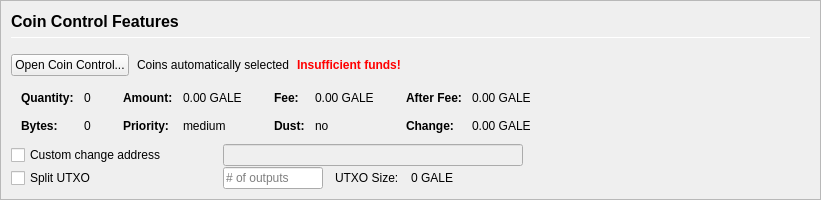
         <widget class="QFrame" name="frameCoinControl">
          <property name="sizePolicy">
           <sizepolicy hsizetype="Expanding" vsizetype="Expanding">
            <horstretch>0</horstretch>
            <verstretch>0</verstretch>
           </sizepolicy>
          </property>
          <property name="maximumSize">
           <size>
            <width>16777215</width>
            <height>16777215</height>
           </size>
          </property>
          <property name="frameShape">
           <enum>QFrame::StyledPanel</enum>
          </property>
          <property name="frameShadow">
           <enum>QFrame::Sunken</enum>
          </property>
          <layout class="QVBoxLayout" name="verticalLayoutCoinControl2">
           <property name="spacing">
            <number>0</number>
           </property>
           <property name="margin">
            <number>0</number>
           </property>
           <item>
            <widget class="QFrame" name="frameCoinControl_BG">
             <layout class="QVBoxLayout" name="verticalLayoutCoinControl" stretch="0,0,0,0,0,0">
              <property name="spacing">
               <number>1</number>
              </property>
              <property name="leftMargin">
               <number>10</number>
              </property>
              <property name="topMargin">
               <number>10</number>
              </property>
              <item>
               <layout class="QHBoxLayout" name="horizontalLayoutCoinControl1">
                <property name="bottomMargin">
                 <number>15</number>
                </property>
                <item>
                 <layout class="QVBoxLayout" name="verticalLayout_3">
                  <property name="spacing">
                   <number>6</number>
                  </property>
                  <item>
                   <widget class="QLabel" name="labelCoinControlFeatures">
                    <property name="sizePolicy">
                     <sizepolicy hsizetype="Preferred" vsizetype="Maximum">
                      <horstretch>0</horstretch>
                      <verstretch>0</verstretch>
                     </sizepolicy>
                    </property>
                    <property name="minimumSize">
                     <size>
                      <width>0</width>
                      <height>20</height>
                     </size>
                    </property>
                    <property name="font">
                     <font>
                      <pointsize>12</pointsize>
                      <weight>75</weight>
                      <bold>true</bold>
                     </font>
                    </property>
                    <property name="styleSheet">
                     <string notr="true">font-weight:bold;</string>
                    </property>
                    <property name="text">
                     <string>Coin Control Features</string>
                    </property>
                   </widget>
                  </item>
                  <item>
                   <widget class="Line" name="line">
                    <property name="minimumSize">
                     <size>
                      <width>0</width>
                      <height>1</height>
                     </size>
                    </property>
                    <property name="maximumSize">
                     <size>
                      <width>16777215</width>
                      <height>1</height>
                     </size>
                    </property>
                    <property name="orientation">
                     <enum>Qt::Horizontal</enum>
                    </property>
                   </widget>
                  </item>
                 </layout>
                </item>
               </layout>
              </item>
              <item>
               <layout class="QHBoxLayout" name="horizontalLayoutCoinControl2" stretch="0,0,0,0">
                <property name="spacing">
                 <number>8</number>
                </property>
                <property name="bottomMargin">
                 <number>10</number>
                </property>
                <item>
                 <widget class="QPushButton" name="pushButtonCoinControl">
                  <property name="styleSheet">
                   <string notr="true"/>
                  </property>
                  <property name="text">
                   <string>Open Coin Control...</string>
                  </property>
                  <property name="autoDefault">
                   <bool>false</bool>
                  </property>
                 </widget>
                </item>
                <item>
                 <widget class="QLabel" name="labelCoinControlAutomaticallySelected">
                  <property name="text">
                   <string>Coins automatically selected</string>
                  </property>
                  <property name="margin">
                   <number>5</number>
                  </property>
                 </widget>
                </item>
                <item>
                 <widget class="QLabel" name="labelCoinControlInsuffFunds">
                  <property name="font">
                   <font>
                    <weight>75</weight>
                    <bold>true</bold>
                   </font>
                  </property>
                  <property name="styleSheet">
                   <string notr="true">color:red;font-weight:bold;</string>
                  </property>
                  <property name="text">
                   <string>Insufficient funds!</string>
                  </property>
                  <property name="margin">
                   <number>5</number>
                  </property>
                 </widget>
                </item>
                <item>
                 <spacer name="horizontalSpacerCoinControl">
                  <property name="orientation">
                   <enum>Qt::Horizontal</enum>
                  </property>
                  <property name="sizeHint" stdset="0">
                   <size>
                    <width>40</width>
                    <height>1</height>
                   </size>
                  </property>
                 </spacer>
                </item>
               </layout>
              </item>
              <item>
               <widget class="QWidget" name="widgetCoinControl" native="true">
                <property name="sizePolicy">
                 <sizepolicy hsizetype="Preferred" vsizetype="Preferred">
                  <horstretch>0</horstretch>
                  <verstretch>0</verstretch>
                 </sizepolicy>
                </property>
                <property name="minimumSize">
                 <size>
                  <width>0</width>
                  <height>0</height>
                 </size>
                </property>
                <property name="styleSheet">
                 <string notr="true"/>
                </property>
                <layout class="QHBoxLayout" name="horizontalLayoutCoinControl5">
                 <property name="margin">
                  <number>0</number>
                 </property>
                 <item>
                  <layout class="QHBoxLayout" name="horizontalLayoutCoinControl3" stretch="0,0,0,1">
                   <property name="spacing">
                    <number>20</number>
                   </property>
                   <property name="topMargin">
                    <number>0</number>
                   </property>
                   <property name="bottomMargin">
                    <number>10</number>
                   </property>
                   <item>
                    <layout class="QFormLayout" name="formLayoutCoinControl1">
                     <property name="horizontalSpacing">
                      <number>10</number>
                     </property>
                     <property name="verticalSpacing">
                      <number>14</number>
                     </property>
                     <property name="leftMargin">
                      <number>10</number>
                     </property>
                     <property name="topMargin">
                      <number>4</number>
                     </property>
                     <property name="rightMargin">
                      <number>6</number>
                     </property>
                     <item row="0" column="0">
                      <widget class="QLabel" name="labelCoinControlQuantityText">
                       <property name="font">
                        <font>
                         <weight>75</weight>
                         <bold>true</bold>
                        </font>
                       </property>
                       <property name="text">
                        <string>Quantity:</string>
                       </property>
                       <property name="margin">
                        <number>0</number>
                       </property>
                      </widget>
                     </item>
                     <item row="0" column="1">
                      <widget class="QLabel" name="labelCoinControlQuantity">
                       <property name="cursor">
                        <cursorShape>IBeamCursor</cursorShape>
                       </property>
                       <property name="contextMenuPolicy">
                        <enum>Qt::ActionsContextMenu</enum>
                       </property>
                       <property name="text">
                        <string notr="true">0</string>
                       </property>
                       <property name="margin">
                        <number>0</number>
                       </property>
                       <property name="textInteractionFlags">
                        <set>Qt::LinksAccessibleByMouse|Qt::TextSelectableByKeyboard|Qt::TextSelectableByMouse</set>
                       </property>
                      </widget>
                     </item>
                     <item row="1" column="0">
                      <widget class="QLabel" name="labelCoinControlBytesText">
                       <property name="font">
                        <font>
                         <weight>75</weight>
                         <bold>true</bold>
                        </font>
                       </property>
                       <property name="text">
                        <string>Bytes:</string>
                       </property>
                      </widget>
                     </item>
                     <item row="1" column="1">
                      <widget class="QLabel" name="labelCoinControlBytes">
                       <property name="cursor">
                        <cursorShape>IBeamCursor</cursorShape>
                       </property>
                       <property name="contextMenuPolicy">
                        <enum>Qt::ActionsContextMenu</enum>
                       </property>
                       <property name="text">
                        <string notr="true">0</string>
                       </property>
                       <property name="textInteractionFlags">
                        <set>Qt::LinksAccessibleByMouse|Qt::TextSelectableByKeyboard|Qt::TextSelectableByMouse</set>
                       </property>
                      </widget>
                     </item>
                    </layout>
                   </item>
                   <item>
                    <layout class="QFormLayout" name="formLayoutCoinControl2">
                     <property name="horizontalSpacing">
                      <number>10</number>
                     </property>
                     <property name="verticalSpacing">
                      <number>14</number>
                     </property>
                     <property name="leftMargin">
                      <number>6</number>
                     </property>
                     <property name="topMargin">
                      <number>4</number>
                     </property>
                     <property name="rightMargin">
                      <number>6</number>
                     </property>
                     <item row="0" column="0">
                      <widget class="QLabel" name="labelCoinControlAmountText">
                       <property name="font">
                        <font>
                         <weight>75</weight>
                         <bold>true</bold>
                        </font>
                       </property>
                       <property name="text">
                        <string>Amount:</string>
                       </property>
                       <property name="margin">
                        <number>0</number>
                       </property>
                      </widget>
                     </item>
                     <item row="0" column="1">
                      <widget class="QLabel" name="labelCoinControlAmount">
                       <property name="cursor">
                        <cursorShape>IBeamCursor</cursorShape>
                       </property>
                       <property name="contextMenuPolicy">
                        <enum>Qt::ActionsContextMenu</enum>
                       </property>
                       <property name="text">
                        <string notr="true">0.00 GALE</string>
                       </property>
                       <property name="textInteractionFlags">
                        <set>Qt::LinksAccessibleByMouse|Qt::TextSelectableByKeyboard|Qt::TextSelectableByMouse</set>
                       </property>
                      </widget>
                     </item>
                     <item row="1" column="0">
                      <widget class="QLabel" name="labelCoinControlPriorityText">
                       <property name="font">
                        <font>
                         <weight>75</weight>
                         <bold>true</bold>
                        </font>
                       </property>
                       <property name="text">
                        <string>Priority:</string>
                       </property>
                      </widget>
                     </item>
                     <item row="1" column="1">
                      <widget class="QLabel" name="labelCoinControlPriority">
                       <property name="cursor">
                        <cursorShape>IBeamCursor</cursorShape>
                       </property>
                       <property name="contextMenuPolicy">
                        <enum>Qt::ActionsContextMenu</enum>
                       </property>
                       <property name="text">
                        <string>medium</string>
                       </property>
                       <property name="textInteractionFlags">
                        <set>Qt::LinksAccessibleByMouse|Qt::TextSelectableByKeyboard|Qt::TextSelectableByMouse</set>
                       </property>
                      </widget>
                     </item>
                    </layout>
                   </item>
                   <item>
                    <layout class="QFormLayout" name="formLayoutCoinControl3">
                     <property name="horizontalSpacing">
                      <number>10</number>
                     </property>
                     <property name="verticalSpacing">
                      <number>14</number>
                     </property>
                     <property name="leftMargin">
                      <number>6</number>
                     </property>
                     <property name="topMargin">
                      <number>4</number>
                     </property>
                     <property name="rightMargin">
                      <number>6</number>
                     </property>
                     <item row="0" column="0">
                      <widget class="QLabel" name="labelCoinControlFeeText">
                       <property name="font">
                        <font>
                         <weight>75</weight>
                         <bold>true</bold>
                        </font>
                       </property>
                       <property name="text">
                        <string>Fee:</string>
                       </property>
                       <property name="margin">
                        <number>0</number>
                       </property>
                      </widget>
                     </item>
                     <item row="0" column="1">
                      <widget class="QLabel" name="labelCoinControlFee">
                       <property name="cursor">
                        <cursorShape>IBeamCursor</cursorShape>
                       </property>
                       <property name="contextMenuPolicy">
                        <enum>Qt::ActionsContextMenu</enum>
                       </property>
                       <property name="text">
                        <string notr="true">0.00 GALE</string>
                       </property>
                       <property name="textInteractionFlags">
                        <set>Qt::LinksAccessibleByMouse|Qt::TextSelectableByKeyboard|Qt::TextSelectableByMouse</set>
                       </property>
                      </widget>
                     </item>
                     <item row="1" column="0">
                      <widget class="QLabel" name="labelCoinControlLowOutputText">
                       <property name="font">
                        <font>
                         <weight>75</weight>
                         <bold>true</bold>
                        </font>
                       </property>
                       <property name="text">
                        <string>Dust:</string>
                       </property>
                      </widget>
                     </item>
                     <item row="1" column="1">
                      <widget class="QLabel" name="labelCoinControlLowOutput">
                       <property name="cursor">
                        <cursorShape>IBeamCursor</cursorShape>
                       </property>
                       <property name="contextMenuPolicy">
                        <enum>Qt::ActionsContextMenu</enum>
                       </property>
                       <property name="text">
                        <string>no</string>
                       </property>
                       <property name="textInteractionFlags">
                        <set>Qt::LinksAccessibleByMouse|Qt::TextSelectableByKeyboard|Qt::TextSelectableByMouse</set>
                       </property>
                      </widget>
                     </item>
                    </layout>
                   </item>
                   <item>
                    <layout class="QFormLayout" name="formLayoutCoinControl4">
                     <property name="horizontalSpacing">
                      <number>10</number>
                     </property>
                     <property name="verticalSpacing">
                      <number>14</number>
                     </property>
                     <property name="leftMargin">
                      <number>6</number>
                     </property>
                     <property name="topMargin">
                      <number>4</number>
                     </property>
                     <property name="rightMargin">
                      <number>6</number>
                     </property>
                     <item row="0" column="0">
                      <widget class="QLabel" name="labelCoinControlAfterFeeText">
                       <property name="font">
                        <font>
                         <weight>75</weight>
                         <bold>true</bold>
                        </font>
                       </property>
                       <property name="text">
                        <string>After Fee:</string>
                       </property>
                       <property name="margin">
                        <number>0</number>
                       </property>
                      </widget>
                     </item>
                     <item row="0" column="1">
                      <widget class="QLabel" name="labelCoinControlAfterFee">
                       <property name="cursor">
                        <cursorShape>IBeamCursor</cursorShape>
                       </property>
                       <property name="contextMenuPolicy">
                        <enum>Qt::ActionsContextMenu</enum>
                       </property>
                       <property name="text">
                        <string notr="true">0.00 GALE</string>
                       </property>
                       <property name="textInteractionFlags">
                        <set>Qt::LinksAccessibleByMouse|Qt::TextSelectableByKeyboard|Qt::TextSelectableByMouse</set>
                       </property>
                      </widget>
                     </item>
                     <item row="1" column="0">
                      <widget class="QLabel" name="labelCoinControlChangeText">
                       <property name="font">
                        <font>
                         <weight>75</weight>
                         <bold>true</bold>
                        </font>
                       </property>
                       <property name="text">
                        <string>Change:</string>
                       </property>
                      </widget>
                     </item>
                     <item row="1" column="1">
                      <widget class="QLabel" name="labelCoinControlChange">
                       <property name="cursor">
                        <cursorShape>IBeamCursor</cursorShape>
                       </property>
                       <property name="contextMenuPolicy">
                        <enum>Qt::ActionsContextMenu</enum>
                       </property>
                       <property name="text">
                        <string notr="true">0.00 GALE</string>
                       </property>
                       <property name="textInteractionFlags">
                        <set>Qt::LinksAccessibleByMouse|Qt::TextSelectableByKeyboard|Qt::TextSelectableByMouse</set>
                       </property>
                      </widget>
                     </item>
                    </layout>
                   </item>
                  </layout>
                 </item>
                </layout>
               </widget>
              </item>
              <item>
               <layout class="QHBoxLayout" name="horizontalLayoutCoinControl4">
                <property name="spacing">
                 <number>12</number>
                </property>
                <property name="sizeConstraint">
                 <enum>QLayout::SetDefaultConstraint</enum>
                </property>
                <property name="topMargin">
                 <number>0</number>
                </property>
                <property name="rightMargin">
                 <number>0</number>
                </property>
                <item>
                 <widget class="QCheckBox" name="checkBoxCoinControlChange">
                  <property name="sizePolicy">
                   <sizepolicy hsizetype="Preferred" vsizetype="Preferred">
                    <horstretch>0</horstretch>
                    <verstretch>0</verstretch>
                   </sizepolicy>
                  </property>
                  <property name="minimumSize">
                   <size>
                    <width>200</width>
                    <height>0</height>
                   </size>
                  </property>
                  <property name="maximumSize">
                   <size>
                    <width>200</width>
                    <height>16777215</height>
                   </size>
                  </property>
                  <property name="toolTip">
                   <string>If this is activated, but the change address is empty or invalid, change will be sent to a newly generated address.</string>
                  </property>
                  <property name="text">
                   <string>Custom change address</string>
                  </property>
                 </widget>
                </item>
                <item>
                 <widget class="QValidatedLineEdit" name="lineEditCoinControlChange">
                  <property name="enabled">
                   <bool>false</bool>
                  </property>
                  <property name="sizePolicy">
                   <sizepolicy hsizetype="Preferred" vsizetype="Preferred">
                    <horstretch>0</horstretch>
                    <verstretch>0</verstretch>
                   </sizepolicy>
                  </property>
                  <property name="minimumSize">
                   <size>
                    <width>300</width>
                    <height>0</height>
                   </size>
                  </property>
                 </widget>
                </item>
                <item>
                 <widget class="QLabel" name="labelCoinControlChangeLabel">
                  <property name="sizePolicy">
                   <sizepolicy hsizetype="Preferred" vsizetype="Preferred">
                    <horstretch>0</horstretch>
                    <verstretch>0</verstretch>
                   </sizepolicy>
                  </property>
                  <property name="minimumSize">
                   <size>
                    <width>100</width>
                    <height>0</height>
                   </size>
                  </property>
                  <property name="text">
                   <string/>
                  </property>
                  <property name="margin">
                   <number>3</number>
                  </property>
                 </widget>
                </item>
               </layout>
              </item>
              <item>
               <layout class="QHBoxLayout" name="horizontalLayoutCoinControl6">
                <property name="spacing">
                 <number>12</number>
                </property>
                <property name="rightMargin">
                 <number>0</number>
                </property>
                <item>
                 <widget class="QCheckBox" name="splitBlockCheckBox">
                  <property name="sizePolicy">
                   <sizepolicy hsizetype="Preferred" vsizetype="Preferred">
                    <horstretch>0</horstretch>
                    <verstretch>0</verstretch>
                   </sizepolicy>
                  </property>
                  <property name="minimumSize">
                   <size>
                    <width>200</width>
                    <height>0</height>
                   </size>
                  </property>
                  <property name="maximumSize">
                   <size>
                    <width>200</width>
                    <height>16777215</height>
                   </size>
                  </property>
                  <property name="text">
                   <string>Split UTXO</string>
                  </property>
                 </widget>
                </item>
                <item>
                 <widget class="QLineEdit" name="splitBlockLineEdit">
                  <property name="sizePolicy">
                   <sizepolicy hsizetype="Preferred" vsizetype="Preferred">
                    <horstretch>50</horstretch>
                    <verstretch>0</verstretch>
                   </sizepolicy>
                  </property>
                  <property name="minimumSize">
                   <size>
                    <width>100</width>
                    <height>0</height>
                   </size>
                  </property>
                  <property name="maximumSize">
                   <size>
                    <width>100</width>
                    <height>16777215</height>
                   </size>
                  </property>
                  <property name="placeholderText">
                   <string># of outputs</string>
                  </property>
                 </widget>
                </item>
                <item>
                 <widget class="QLabel" name="labelBlockSizeText">
                  <property name="text">
                   <string>UTXO Size:</string>
                  </property>
                 </widget>
                </item>
                <item>
                 <widget class="QLabel" name="labelBlockSize">
                  <property name="text">
                   <string>0 GALE</string>
                  </property>
                 </widget>
                </item>
                <item>
                 <spacer name="horizontalSpacer_7">
                  <property name="orientation">
                   <enum>Qt::Horizontal</enum>
                  </property>
                  <property name="sizeHint" stdset="0">
                   <size>
                    <width>40</width>
                    <height>20</height>
                   </size>
                  </property>
                 </spacer>
                </item>
               </layout>
              </item>
              <item>
               <spacer name="verticalSpacerCoinControl">
                <property name="orientation">
                 <enum>Qt::Vertical</enum>
                </property>
                <property name="sizeHint" stdset="0">
                 <size>
                  <width>800</width>
                  <height>1</height>
                 </size>
                </property>
               </spacer>
              </item>
             </layout>
            </widget>
           </item>
          </layout>
         </widget>
